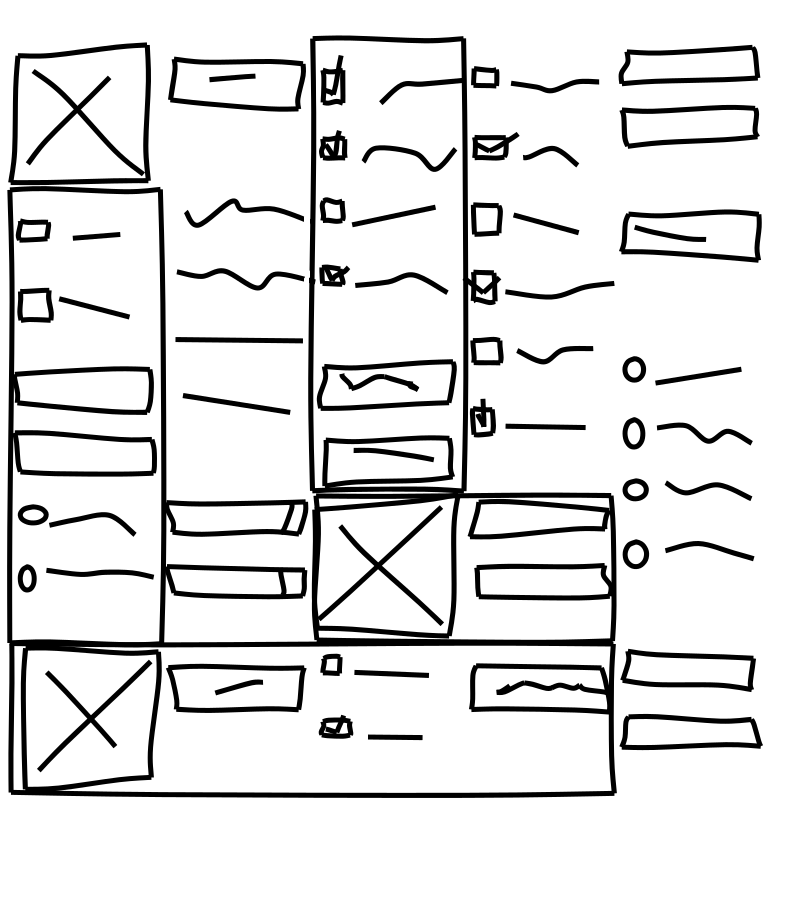
#> input picture dataset/data/modified/0.png, 800 x 900 px
$ python -i DetectorCNN.py   (imports and definitions only)   (older library calls are emulated)
#> lines starting #> are read from the running program, lines starting #| are printed output that depends on the picture; after the words box and inside, x2 and y2 are one past the last pixel; in counts of white or black regions, pixels touching at a corner belong together
#> further down, picture is the input picture: shape (900, 800, 3); min 0, max 255, mean 225.4
from .Detector import Detector
from model.image_classification import Classifier
import os
import sys
from PIL import Image
import cv2 as cv
import numpy as np
import random

WORK_DIR = os.path.dirname(__file__)

class DetectorCNN(Detector):

  def __init__(self, classes_file):
    self.classifier = Classifier(None, None, classes_file)

  def on_destroy(self):
    pass

  def detect(self, image):

    elements, containers = segment(image)

    boxes = [
      ','.join(
        [str(e['x']),       str(e['y']),
        str(e['x']+e['w']), str(e['y'] + e['h'])])
      for e in elements
      ]

    image = cv.cvtColor(image, cv.COLOR_BGR2RGB)
    image = Image.fromarray(image)
    result = self.classifier.classify(image, boxes)

    for i, c in enumerate(result):
      elements[i]['class']=c

    print(len(containers))
    return elements+containers

def get_element(class_name, x,y,w,h):
  return {
    'class': class_name,
    'x': int(x),
    'y': int(y),
    'w': int(w),
    'h': int(h),
    'childs': [],
  }

def computeLevelStructure(contour, hierarchy):
  data = {}
  maxLevel = 0
  #print(hierarchy)
  #print(len(contour))
  #print(len(hierarchy[0]))
  for id, (a,b,c,d) in enumerate(hierarchy[0]):
    p_area = -1
    currLevel = 0
    parent = None
    if(d == -1):
      currLevel = 0
    else:
      parent = data[str(d)]
      father_level = parent['level']
      p_area= parent['area']
      currLevel = father_level + 1

    x,y, w,h = cv.boundingRect(contour[id])
    area = w*h
    data[str(id)]={
      'level': currLevel,
      'area': area,
      'p_area': p_area,
      'childs': [],
      'parent': parent
    }

    if(parent != None):
      parent['childs'].append(data[str(id)])
    maxLevel = max(maxLevel, currLevel)

  return data, maxLevel

def segment(image):
  image = cv.cvtColor(image, cv.COLOR_BGR2GRAY)
  _, thresh_img = cv.threshold(image, 128, 256, cv.THRESH_BINARY_INV)
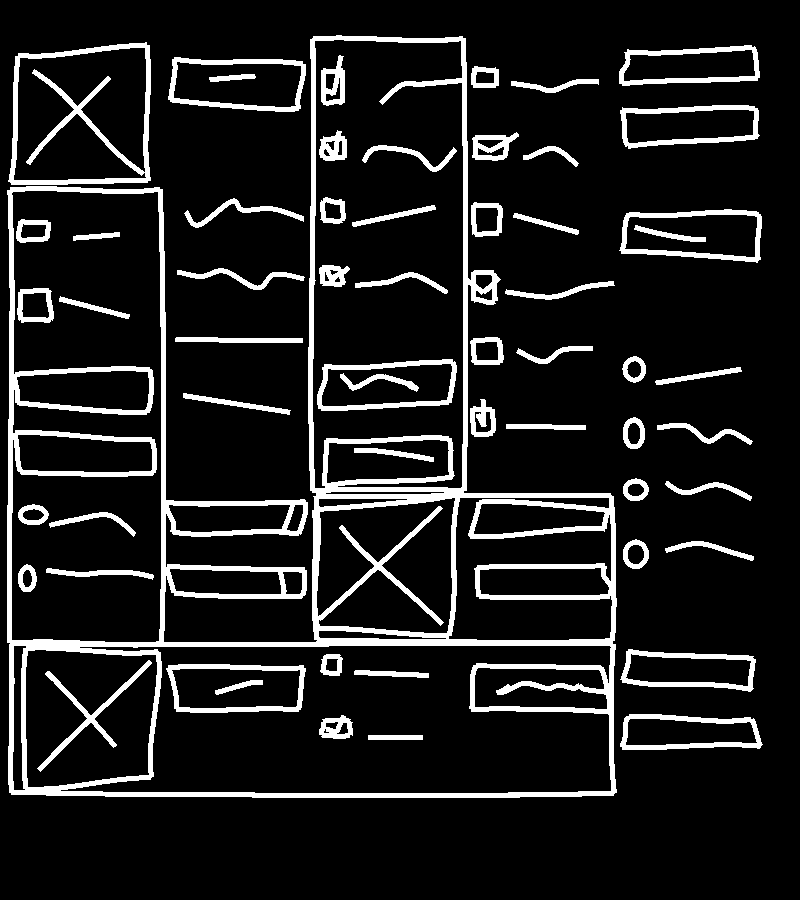
#> thresh_img: shape (900, 800); 11.6% white; 58 white regions
  #dst = cv.distanceTransform(thresh_img, cv.DIST_C, 0)
  #cv.normalize(dst, dst, 0, 1.0, cv.NORM_MINMAX)

  color = cv.cvtColor(image, cv.COLOR_GRAY2BGR)
  color2 = cv.cvtColor(image, cv.COLOR_GRAY2BGR)
  color2[::] = (0,0,0)
#> color2: shape (900, 800, 3); every value is 0
  color3 = cv.cvtColor(image, cv.COLOR_GRAY2BGR)
  color3[::] = (0,0,0)

  #cv.imshow('Thresh', thresh_img)
  #cv.imshow('Dst', dst)

  im2, contours, hierarchy = cv.findContours(thresh_img, cv.RETR_TREE, cv.CHAIN_APPROX_SIMPLE)
#> contours = 116 contours, 1 with area under 20; largest, box (x1, y1, x2, y2) and area: (7, 35, 617, 798) 290506, (60, 645, 612, 794) 61332, (312, 39, 464, 489) 60156, (11, 190, 162, 643) 54938, (8, 42, 151, 185) 18291
  size = len(contours)
#> size = 116

  hierarchy_data, maxLevel = computeLevelStructure(contours, hierarchy)
#> the loop in computeLevelStructure, `for id, (a,b,c,d) in enumerate(hierarchy[0]):` made 116 passes
#> (a, b, c, d, p_area, currLevel, father_level, x) on passes 2, 4, 7, 10, 14, 16, 20, 23, 29, 30, 32, 36: (-1, -1, -1, 0, 5148, 1, 0, 625), (-1, -1, -1, 2, 5848, 1, 0, 625), (-1, -1, -1, 5, 780, 1, 0, 627), (-1, -1, -1, 8, 598, 1, 0, 627), (-1, -1, -1, 12, 704, 1, 0, 627), (-1, -1, -1, 14, 988, 1, 0, 474), (-1, -1, -1, 18, 648, 1, 0, 626), (-1, -1, -1, 21, 952, 1, 0, 475), (-1, -1, 29, 27, 7722, 1, 0, 624), (-1, -1, -1, 28, 5896, 2, 1, 634), (-1, -1, -1, 30, 1120, 1, 0, 475), (36, -1, -1, 34, 1363, 1, 0, 477)
#> (a, b, c, d, p_area, currLevel, x, y) on passes 1, 3, 5, 6, 8, 9: (2, -1, 1, -1, -1, 0, 620, 714), (4, 0, 3, -1, -1, 0, 620, 649), (5, 2, -1, -1, -1, 0, 665, 541), (7, 4, 6, -1, -1, 0, 623, 539), (8, 5, -1, -1, -1, 0, 665, 481), (10, 7, 9, -1, -1, 0, 623, 478)

  image_w, image_h= image.shape[:2]
  image_area = image_h*image_w

  elements = []
  containers = []

  for index, contour in enumerate(contours):
    data = hierarchy_data[str(index)]
    level = data['level']
    area = data['area']
    p_area = data['p_area']
    n_childs = len(data['childs'])
    childs = data['childs']

    if not data['parent'] is None and len(data['parent']['childs']) == 1:
      continue

    area_occupied = 0.0
    if p_area > 0:
      area_occupied = area/float(p_area)

    if level % 2 == 1: continue

    if area_occupied > 0.8: continue

    #if len(contour) > 200: continue
    clr = lerpColor(
      (0, 0, 0), (255, 255, 255),
      level/float(maxLevel+1)
    )

    x,y,w,h = cv.boundingRect(contour)
    print('Size', (x,y,w,h))
    #childs_of_childs = len(childs[0]['childs']) if n_childs
    is_container = False
    if n_childs >= 1:
      for c in childs:
        if len(c['childs']) > 1:
          containers.append(get_element('Container',x,y,w,h))
          is_container = True
          break

    if not is_container:
      elements.append(get_element('',x,y,w,h))

    hull = contour #cv.convexHull(contour, False)
    epsilon = 0.1*cv.arcLength(hull,True)
    hull = cv.approxPolyDP(hull,epsilon,True)

    cv.drawContours(color, [contour], -1, clr, -1)
    point = contour[random.randint(0,len(contour)-1)]
    pt = (point[0][0], point[0][1])
    text = '{0} : {1} {2} {3}'.format(index, int(level), area, n_childs)
    text2 = '{0} : {1}'.format(index, int(level))
    #print(text, flush = True)
    cv.putText(color, text2, pt, cv.FONT_HERSHEY_SIMPLEX, 0.5, (0,255,0), 1, cv.LINE_AA)

    clr = (
      random.randint(0,256),
      random.randint(0,256),
      random.randint(0,256)
    )

    i_clr = (256-clr[0], 256-clr[1], 256-clr[2])
    cv.drawContours(color2, [contour], -1, clr, -1)


    x,y,w,h = cv.boundingRect(contour)
    cv.rectangle(color3, (x,y), (x+w, y+h), clr, -1)
#> this loop made 116 passes
#> contour on pass 55: [[368, 735], [368, 739], [422, 739], [422, 735]]
#| Size (620, 714, 143, 36)
#| Size (620, 649, 136, 43)
#| Size (665, 541, 89, 20)
#| Size (623, 539, 26, 30)
#| Size (665, 481, 87, 20)
#| Size (623, 478, 26, 23)
#| Size (506, 424, 80, 6)
#| Size (657, 423, 96, 22)
#> (further printed lines are left out)
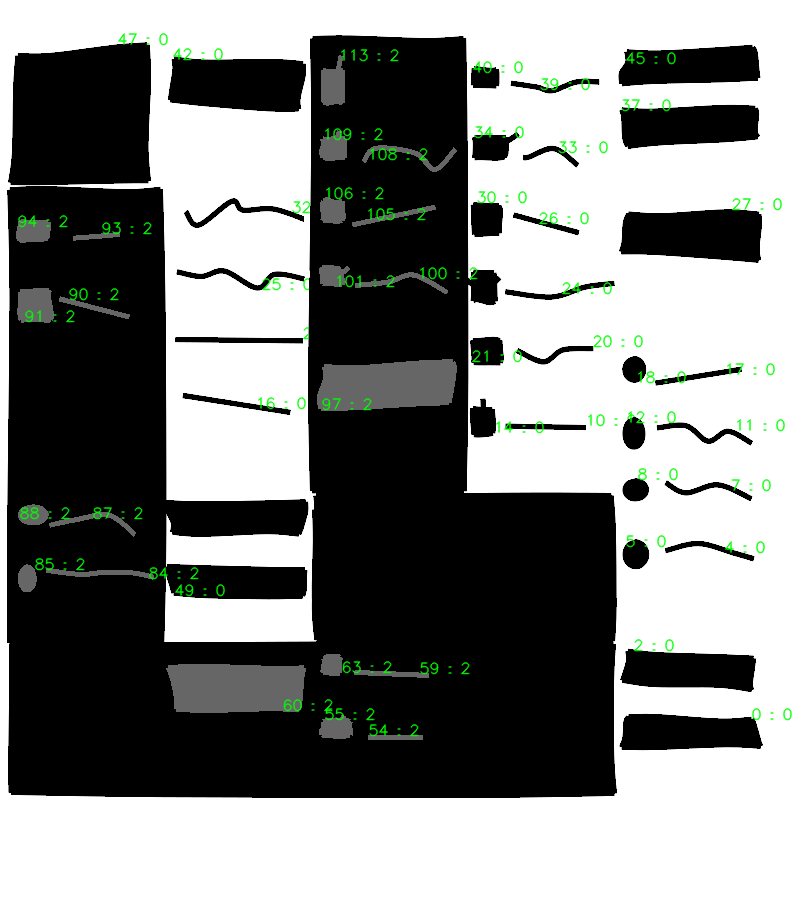
#> color: shape (900, 800, 3); mean B, G, R 130.8, 132.7, 130.8
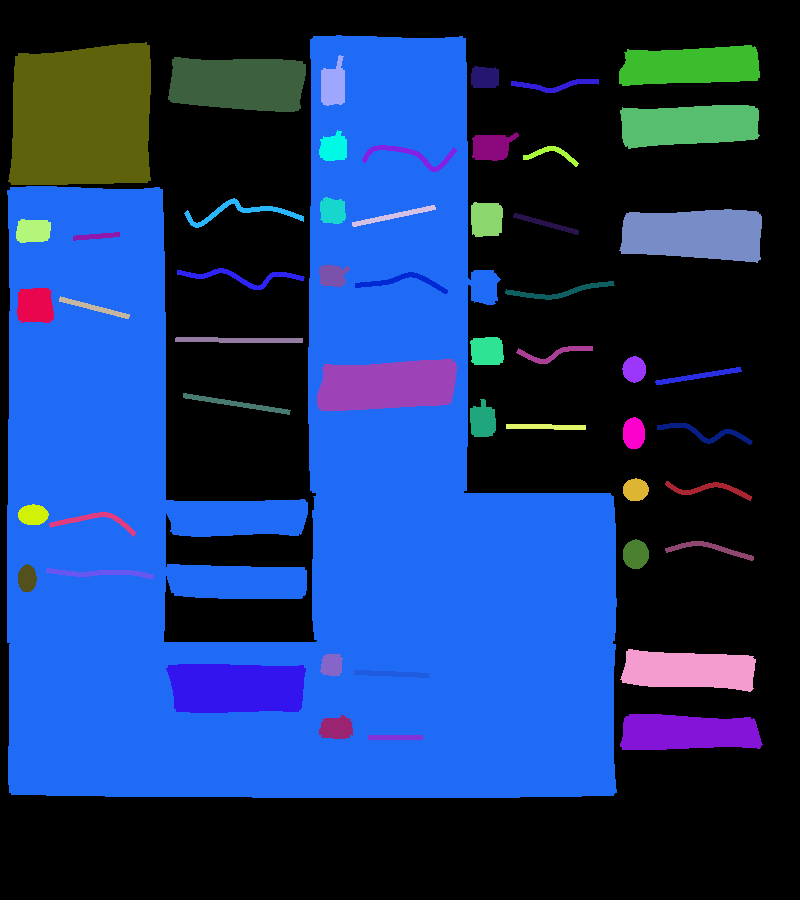
#> color2: shape (900, 800, 3); mean B, G, R 106.8, 52.8, 24.6
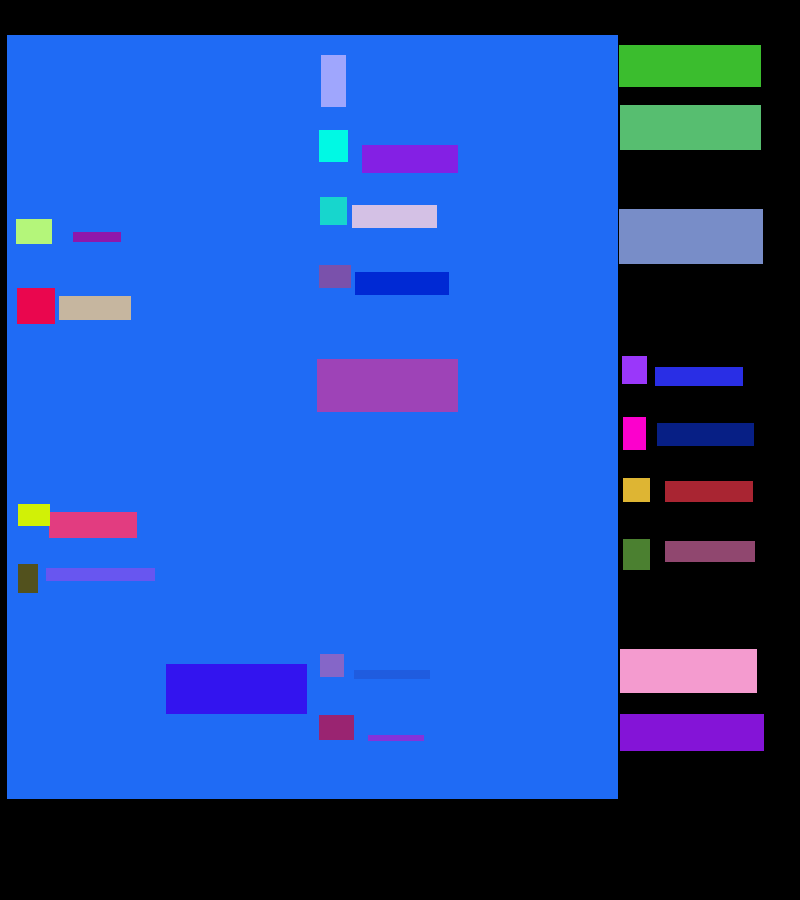
#> color3: shape (900, 800, 3); mean B, G, R 164.9, 75.2, 32.2

  cv.imshow('Color', color)
  cv.imshow('Color2', color2)
  cv.imshow('Color3', color3)
  return elements, containers

def lerpColor(a,b,l):
  r = (
    int(l*b[0] + (1-l)*a[0]),
    int(l*b[1] + (1-l)*a[1]),
    int(l*b[2] + (1-l)*a[2])
  )
  return r

>>> import cv2
>>> picture = cv2.imread('../../dataset/data/modified/0.png')
>>> result = segment(picture)
